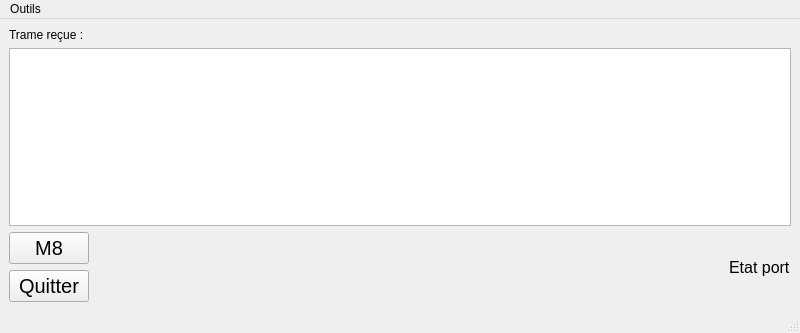
<?xml version="1.0" encoding="UTF-8"?>
<ui version="4.0">
 <class>InterfacePrincipale</class>
 <widget class="QMainWindow" name="InterfacePrincipale">
  <property name="geometry">
   <rect>
    <x>0</x>
    <y>0</y>
    <width>800</width>
    <height>333</height>
   </rect>
  </property>
  <property name="windowTitle">
   <string>InterfacePrincipale</string>
  </property>
  <widget class="QWidget" name="centralwidget">
   <layout class="QGridLayout" name="gridLayout_2">
    <item row="0" column="0">
     <layout class="QVBoxLayout" name="verticalLayout">
      <item>
       <widget class="QLabel" name="labelTrame">
        <property name="text">
         <string>Trame reçue : </string>
        </property>
       </widget>
      </item>
      <item>
       <widget class="QTextEdit" name="textEditTrame"/>
      </item>
     </layout>
    </item>
    <item row="1" column="0">
     <layout class="QHBoxLayout" name="horizontalLayout">
      <item>
       <layout class="QGridLayout" name="gridLayout">
        <item row="1" column="0">
         <widget class="QPushButton" name="pushButtonClose">
          <property name="font">
           <font>
            <pointsize>15</pointsize>
           </font>
          </property>
          <property name="text">
           <string>Quitter</string>
          </property>
         </widget>
        </item>
        <item row="0" column="1">
         <spacer name="horizontalSpacer">
          <property name="orientation">
           <enum>Qt::Horizontal</enum>
          </property>
          <property name="sizeHint" stdset="0">
           <size>
            <width>40</width>
            <height>20</height>
           </size>
          </property>
         </spacer>
        </item>
        <item row="0" column="0">
         <widget class="QPushButton" name="pushButtonM8">
          <property name="font">
           <font>
            <pointsize>15</pointsize>
            <bold>false</bold>
            <underline>false</underline>
            <strikeout>false</strikeout>
           </font>
          </property>
          <property name="mouseTracking">
           <bool>false</bool>
          </property>
          <property name="text">
           <string>M8</string>
          </property>
         </widget>
        </item>
       </layout>
      </item>
      <item>
       <widget class="QLabel" name="labelEtatPort">
        <property name="font">
         <font>
          <pointsize>12</pointsize>
         </font>
        </property>
        <property name="text">
         <string>Etat port</string>
        </property>
       </widget>
      </item>
     </layout>
    </item>
   </layout>
  </widget>
  <widget class="QMenuBar" name="menubar">
   <property name="geometry">
    <rect>
     <x>0</x>
     <y>0</y>
     <width>800</width>
     <height>20</height>
    </rect>
   </property>
   <widget class="QMenu" name="menuOutils">
    <property name="title">
     <string>Outils</string>
    </property>
    <addaction name="actionConfigurer"/>
    <addaction name="actionEffacerTout"/>
   </widget>
   <addaction name="menuOutils"/>
  </widget>
  <widget class="QStatusBar" name="statusbar"/>
  <action name="actionOuvrir">
   <property name="text">
    <string>Ouvrir</string>
   </property>
  </action>
  <action name="actionEnregistrer">
   <property name="text">
    <string>Enregistrer</string>
   </property>
  </action>
  <action name="actionQuitter">
   <property name="text">
    <string>Quitter</string>
   </property>
  </action>
  <action name="actionConfigurer">
   <property name="text">
    <string>Configurer</string>
   </property>
  </action>
  <action name="actionEffacerTout">
   <property name="text">
    <string>Effacer tout</string>
   </property>
  </action>
 </widget>
 <resources/>
 <connections>
  <connection>
   <sender>pushButtonClose</sender>
   <signal>clicked()</signal>
   <receiver>InterfacePrincipale</receiver>
   <slot>close()</slot>
   <hints>
    <hint type="sourcelabel">
     <x>639</x>
     <y>221</y>
    </hint>
    <hint type="destinationlabel">
     <x>399</x>
     <y>299</y>
    </hint>
   </hints>
  </connection>
 </connections>
</ui>
